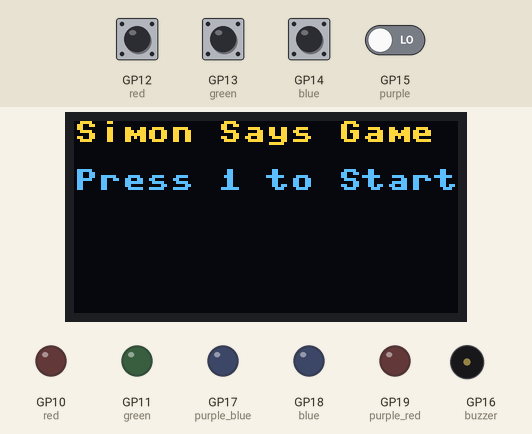
Bench run of a program on a simulated Raspberry Pi Pico running MicroPython. On the bench: 128×64 one-colour display, output pins drawn as LEDs (lit = HIGH), buzzer (waves = sounding, pin HIGH). The test bench sets the inputs (shaded band); at power-on: GP12 (red), GP13 (green), GP14 (blue), GP15 (purple) LOW. The OLED is the two-colour kind (top 16 rows yellow); random numbers come from a fixed seed; library files of the repository ran but are not shown: ssd1306.py; what the program prints to the serial console is not drawn. At 13.0 s the program stops and its outputs stay as they are.

Above: at 1.2 s.
1.3 s: GP12 (red) pulled HIGH for 0.15 s
At 2.1 s:
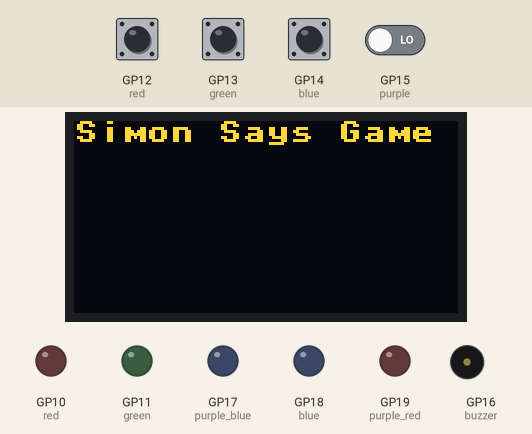
4.4 s: GP13 (green) pulled HIGH for 0.15 s
At 6.2 s:
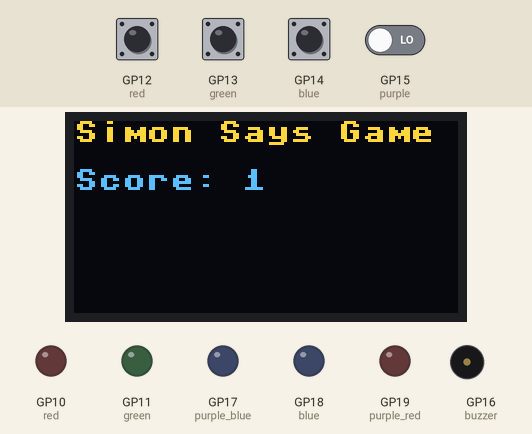
7.5 s: GP14 (blue) pulled HIGH for 1 s
At 11.0 s:
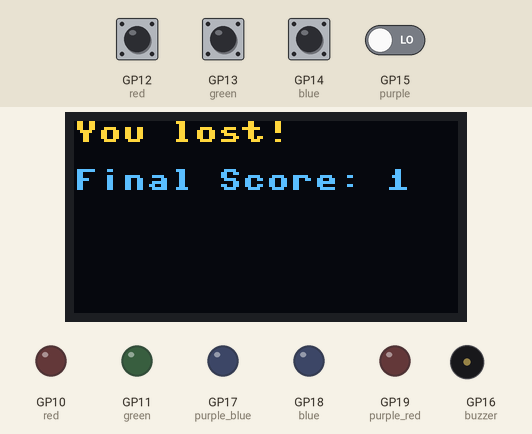
11.3 s: GP13 (green) driven HIGH and GP14 (blue) driven HIGH
At 14.1 s:
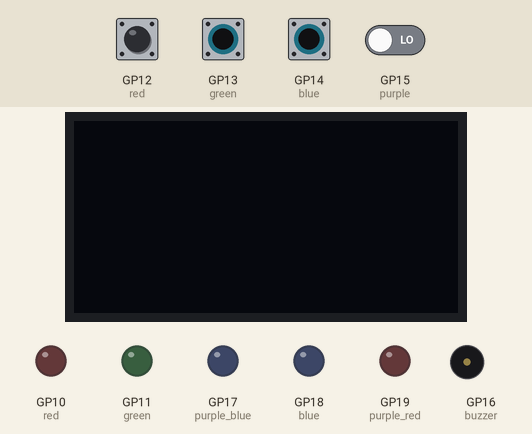
Timing chart, 0 to 14.5 s (numbered marks = the images above; inputs shaded):
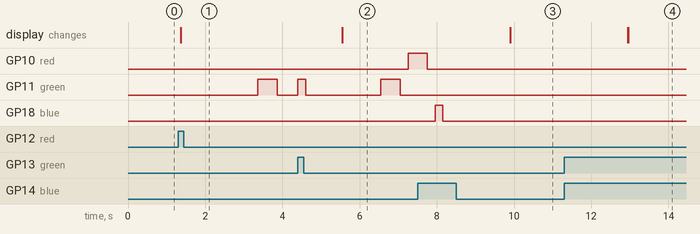

The program:

SIMONSAYSGAMEFINAL.py
```python
from random import choice
from machine import Pin, I2C
import time
from ssd1306 import SSD1306_I2C  # Ensure the SSD1306_I2C library is installed

# Define the GPIO pins for each LED and corresponding buttons
led_pins = {
    "red": Pin(10, Pin.OUT),       # Red LED - GP10
    "green": Pin(11, Pin.OUT),     # Green LED - GP11
    "blue": Pin(18, Pin.OUT),      # Blue LED - GP18
    "purple": "purple",            # Purple LED - use the combination of red and blue components
    "purple_red": Pin(19, Pin.OUT), # Red component of Purple - GP19
    "purple_blue": Pin(17, Pin.OUT) # Blue component of Purple - GP17
}

button_pins = {
    "red": Pin(12, Pin.IN, Pin.PULL_DOWN),   # Button 1 for Red - GP12
    "green": Pin(13, Pin.IN, Pin.PULL_DOWN), # Button 2 for Green - GP13
    "blue": Pin(14, Pin.IN, Pin.PULL_DOWN),  # Button 3 for Blue - GP14
    "purple": Pin(15, Pin.IN, Pin.PULL_DOWN) # Button 4 for Purple - GP15
}

# Define the GPIO pin for the buzzer
buzzer = Pin(16, Pin.OUT)

# Initialize I2C and OLED display
i2c = I2C(0, scl=Pin(5), sda=Pin(4), freq=400000)  # Adjust pins for your setup
oled = SSD1306_I2C(128, 64, i2c)  # Create OLED object (128x64 resolution)

rnd_colors = []  # Random sequence
score = 0  # Initialize score

def play_buzzer(duration, frequency):
    """Play a tone on the buzzer."""
    period = 1 / frequency  # Period of the wave
    cycles = int(duration * frequency)  # Number of cycles
    for _ in range(cycles):
        buzzer.value(1)
        time.sleep(period / 2)  # High for half the period
        buzzer.value(0)
        time.sleep(period / 2)  # Low for half the period

def success_buzzer():
    """Play a success sound."""
    play_buzzer(0.2, 1000)  # High tone
    play_buzzer(0.2, 1200)  # Slightly higher tone

def failure_buzzer():
    """Play a failure sound."""
    play_buzzer(0.5, 300)  # Low tone
    time.sleep(0.2)
    play_buzzer(0.5, 300)  # Repeat the low tone

def flash_color(color, duration=0.5):
    if color == "purple":
        led_pins["purple_red"].value(1)
        led_pins["purple_blue"].value(1)
    else:
        led_pins[color].value(1)
    time.sleep(duration)
    if color == "purple":
        led_pins["purple_red"].value(0)
        led_pins["purple_blue"].value(0)
    else:
        led_pins[color].value(0)
    time.sleep(0.2)

def get_user_input():
    user_sequence = []
    for expected_color in rnd_colors:
        color_pressed = None
        while color_pressed is None:
            for color, button in button_pins.items():
                if button.value() == 1:
                    color_pressed = color
                    flash_color(color, 0.2)
                    time.sleep(0.3)  # Debounce delay
                    break
        user_sequence.append(color_pressed)
        if color_pressed != expected_color:
            return None
    return user_sequence

def update_display():
    oled.fill(0)  # Clear the display
    oled.text("Simon Says Game", 0, 0)  # Title at the top
    oled.text(f"Score: {score}", 0, 16)  # Display score
    oled.show()

# Start Screen: Wait for Button 1 (Red Button)
def start_game():
    oled.fill(0)
    oled.text("Simon Says Game", 0, 0)
    oled.text("Press 1 to Start", 0, 16)
    oled.show()
    print("Waiting for Button 1 to Start...")
    while button_pins["red"].value() == 0:
        time.sleep(0.1)  # Poll button state
    print("Game Starting!")

# Ask if the player wants to play again
def play_again_prompt():
    oled.fill(0)
    oled.text("Play Again?", 0, 0)
    oled.text("Press 1: Yes", 0, 16)
    oled.text("Press 2: No", 0, 32)
    oled.show()
    print("Waiting for Play Again choice...")
    while True:
        if button_pins["red"].value() == 1:  # Button 1 for Yes
            return True
        if button_pins["green"].value() == 1:  # Button 2 for No
            return False

# Main game loop
while True:
    start_game()

    rnd_colors = []  # Reset sequence
    score = 0  # Reset score
    oled.fill(0)
    oled.text("Simon Says Game", 0, 0)
    oled.show()
    time.sleep(2)

    while True:
        rnd_colors.append(choice(["red", "green", "blue", "purple"]))
        print(f"Sequence so far: {rnd_colors}")

        for color in rnd_colors:
            flash_color(color)

        user_input = get_user_input()
        if user_input is None:
            failure_buzzer()  # Play failure sound
            oled.fill(0)
            oled.text("You lost!", 0, 0)
            oled.text(f"Final Score: {score}", 0, 16)
            oled.show()
            time.sleep(3)
            break

        score += 1
        success_buzzer()  # Play success sound
        update_display()
        print(f"Correct! Your current score is: {score}")
        time.sleep(1)

    if not play_again_prompt():
        oled.fill(0)  # Turn off the display
        oled.show()
        print("Game Over. Exiting...")
        break
```

Measured:
- after the input at 1.3 s, GP11 (green): LOW → HIGH after 2.1 s, → LOW 0.50 s later; the display: changes after 0.06 s (image 1)
- after the input at 4.4 s, GP10 (red): LOW → HIGH after 2.9 s; GP11 (green): LOW → HIGH at once, → LOW 0.20 s later, → HIGH 2.0 s later, → LOW 0.50 s later; the display: changes after 1.2 s (image 2)
- after the input at 7.5 s, GP18 (blue): LOW → HIGH after 0.45 s, → LOW 0.20 s later; the display: changes after 2.4 s (image 3)
